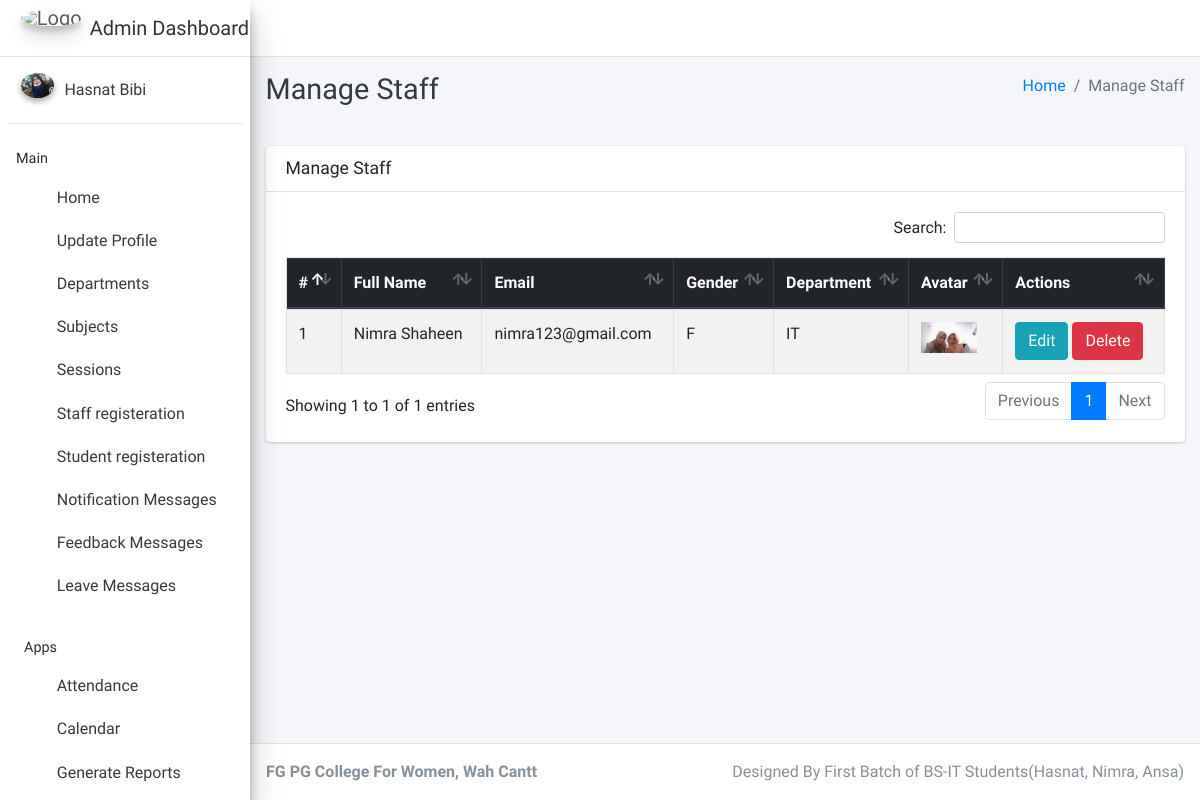
The page /staff/manage/ (signed in) on the database as committed earlier.
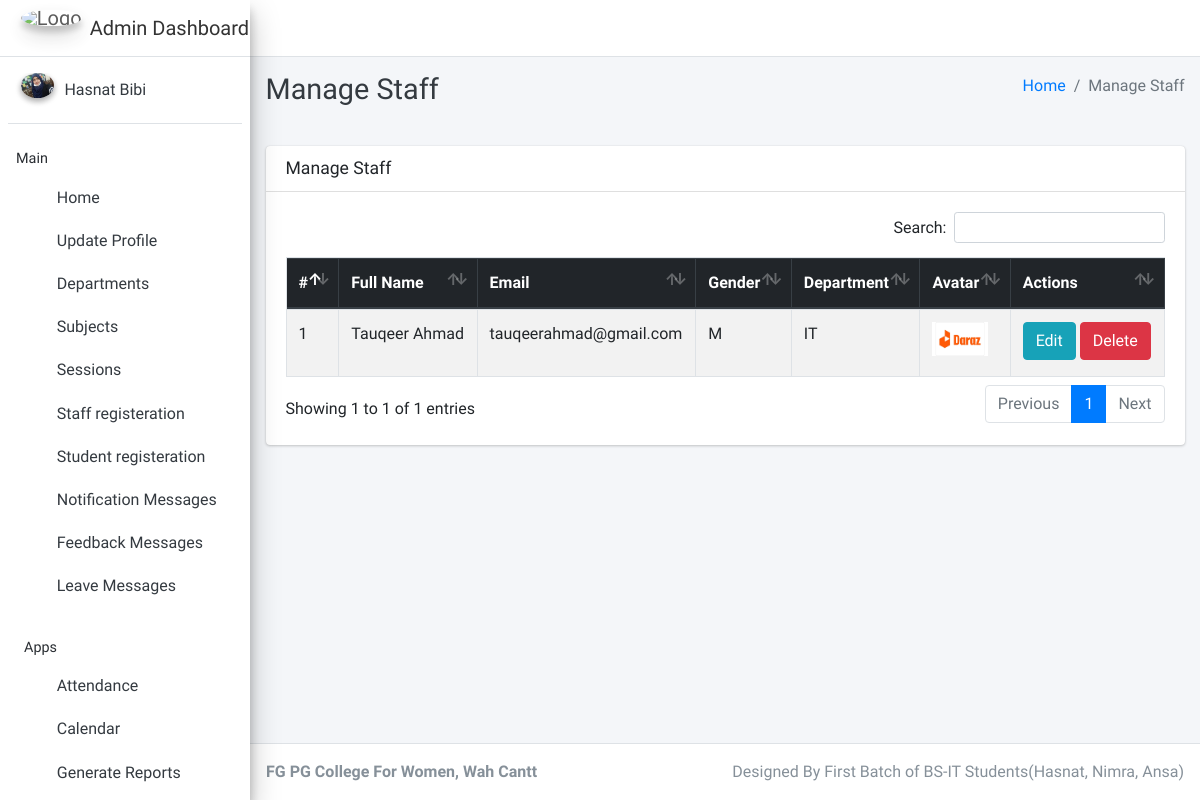
The same page on the database as committed later.
### main_app/models.py (models this page shows, shortened)
class CustomUser(AbstractUser):
    USER_TYPE = ((1, "HOD"), (2, "Staff"), (3, "Student"))
    GENDER = [("M", "Male"), ("F", "Female")]
    username = None  # Removed username, using email instead
    email = models.EmailField(unique=True)
    user_type = models.CharField(default=1, choices=USER_TYPE, max_length=1)
    gender = models.CharField(max_length=1, choices=GENDER)
    profile_pic = models.ImageField()
    address = models.TextField()
    fcm_token = models.TextField(default="")  # For firebase notifications
    created_at = models.DateTimeField(auto_now_add=True)
    updated_at = models.DateTimeField(auto_now=True)
    USERNAME_FIELD = "email"
    REQUIRED_FIELDS = []
    objects = CustomUserManager()
    def __str__(self):
        return self.first_name +"  " +self.last_name

class Staff(models.Model):
    course = models.ForeignKey(Course, on_delete=models.DO_NOTHING, null=True, blank=False)
    admin = models.OneToOneField(CustomUser, on_delete=models.CASCADE)

class Course(models.Model):
    name = models.CharField(max_length=120)
    created_at = models.DateTimeField(auto_now_add=True)
    updated_at = models.DateTimeField(auto_now=True)

### main_app/hod_views.py (the view)
# urls.py: path("staff/manage/", hod_views.manage_staff, name='manage_staff'),
def manage_staff(request):
    allStaff = CustomUser.objects.filter(user_type=2)
    context = {
        'allStaff': allStaff,
        'page_title': 'Manage Staff'
    }
    return render(request, "hod_template/manage_staff.html", context)

### main_app/templates/hod_template/manage_staff.html (shortened to what this page needs)
{% extends 'main_app/base.html' %}
{% load static %}
{% block page_title %}{{page_title}}{% endblock page_title %}
{% block content %}
<section class="content">
    <div class="container-fluid">
        <div class="row">
            <div class="col-12">
                <div class="card">
                    <div class="card-header">
                        <h3 class="card-title">{{page_title}}</h3>
                    </div>
                    <div class="card-body">
                        <table id="example1" class="table table-bordered table-striped">
                            <thead class="thead-dark">
                                <tr>
                                    <th>#</th>
                                    <th>Full Name</th>
                                    <th>Email</th>
                                    <th>Gender</th>
                                    <th>Department</th>
                                    <th>Avatar</th>
                                    <th>Actions</th>
                                </tr>
                            </thead>
                            <tbody>
                                {% for staff in allStaff %}
                                <tr>
                                    <td>{{ forloop.counter }}</td>
                                    <td>{{staff.first_name}} {{staff.last_name}}</td>
                                    <td>{{staff.email}}</td>
                                    <td>{{staff.gender}}</td>
                                    <td>{{staff.staff.course.name}}</td>
                                    <td>
                                        {% if staff.profile_pic == ""  %}
                                        No Image
                                        {% else %}
                                        <img class="img img-fluid mb-2" height="56" width="56"
                                            src="{{staff.profile_pic}}" alt="">
                                        {% endif %}
                                    </td>
                                    <td>
                                        <a href="{% url 'edit_staff' staff.staff.id %}" class="btn btn-info">Edit</a>
                                        <a href="{% url 'delete_staff' staff.staff.id %}" class="btn btn-danger" onclick="return confirm('Are you sure about this ?')">Delete</a>
                                    </td>
                                </tr>
                                {% endfor %}
                            </tbody>
                        </table>
                    </div>
                </div>
            </div>
        </div>
    </div>
</section>
{% endblock content %}

Rows that differ between the two databases and show on the page:
removed CustomUser: first_name "Nimra", last_name "Shaheen", email "nimra123@gmail.com", gender "F", staff.course.name "IT", profile_pic (picture)
added CustomUser: first_name "Tauqeer", last_name "Ahmad", email "tauqeerahmad@gmail.com", gender "M", staff.course.name "IT", profile_pic (picture)
